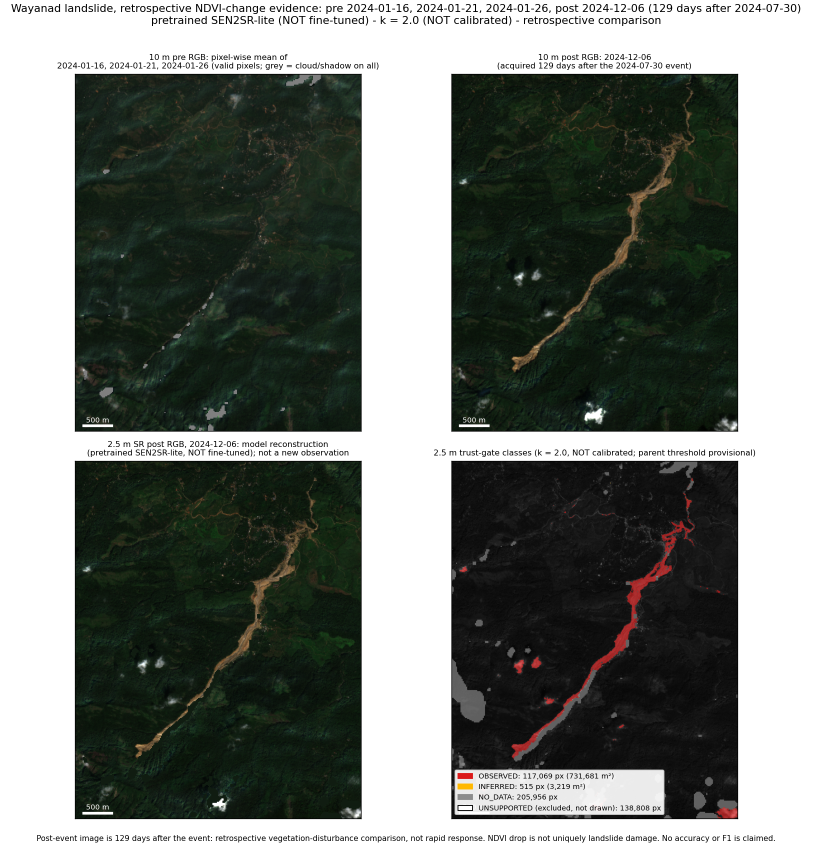
#> input picture experiments/wayanad_evidence/outputs/figure.png, 1625 x 1690 px (shown at 1/2 size)
$ python make_hero.py
#> lines starting #> are read from the running program, lines starting #| are printed output that depends on the picture; after the words box and inside, x2 and y2 are one past the last pixel; in counts of white or black regions, pixels touching at a corner belong together
"""Crop the four panels of the Wayanad evidence figure into a labelled README hero strip.

Input:  experiments/wayanad_evidence/outputs/figure.png (real Sentinel-2 / SR outputs, step 5 of the evidence run)
Output: docs/media/wayanad_hero.png
"""
from pathlib import Path

import numpy as np
from PIL import Image, ImageDraw, ImageFont

ROOT = Path(__file__).resolve().parents[1]
SRC = ROOT / "experiments" / "wayanad_evidence" / "outputs" / "figure.png"
OUT = ROOT / "docs" / "media" / "wayanad_hero.png"
LABELS = ["BEFORE · 10 m · Jan 2024", "AFTER · 10 m · 6 Dec 2024",
          "AFTER · 2.5 m SR (model reconstruction)", "TRUST GATE · observed change in red"]


def runs(idx):
    out, s, p = [], idx[0], idx[0]
    for v in idx[1:]:
        if v != p + 1:
            out.append((s, p))
            s = v
        p = v
    out.append((s, p))
    return [r for r in out if r[1] - r[0] > 200]


def font(size):
    for name in ("DejaVuSans-Bold.ttf", "arialbd.ttf", "Arial Bold.ttf"):
        try:
            return ImageFont.truetype(name, size)
        except OSError:
            continue
    return ImageFont.load_default()


def main():
    im = Image.open(SRC).convert("RGB")
    dark = np.asarray(im).astype(int).sum(2) < 120
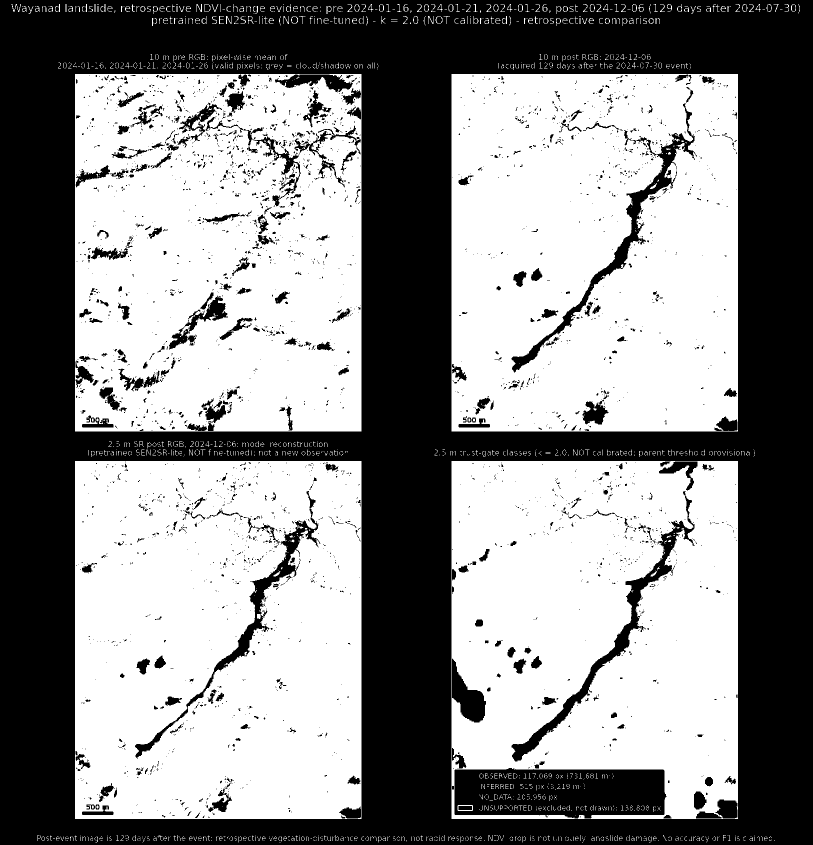
#> dark: shape (1690, 1625) bool (shown at 1/2 size); 54.9% white; 2934 black regions (2504 under 20 px), largest, box (x1, y1, x2, y2) and area: (0, 0, 1625, 1690) 1091138, (909, 1536, 1333, 1637) 36480, (1023, 982, 1390, 1523) 11886
    cols = runs(np.where(dark.mean(0) > 0.35)[0])
#> in runs, `out, s, p = [], idx[0], idx[0]`: out = []; s = 150
#> the loop in runs, `for v in idx[1:]:` made 1145 passes
#> s on pass 573: 903
#> after the loop in runs, `for v in idx[1:]:`: out = [(150, 722)]
#> cols = [(150, 722), (903, 1475)]
    rows = runs(np.where(dark.mean(1) > 0.25)[0])
#> the loop in runs (call 2), `for v in idx[1:]:` made 1431 passes
#> s on passes 1, 716: 148, 922
#> rows = [(148, 862), (922, 1637)]
    boxes = [(c0 + 2, r0 + 2, c1 - 1, r1 - 1) for (r0, r1) in rows for (c0, c1) in cols]
#> boxes = [(152, 150, 721, 861), (905, 150, 1474, 861), (152, 924, 721, 1636), (905, 924, 1474, 1636)]
    panels = [im.crop(b) for b in boxes]
#> panels = 4 items
    w, h = panels[0].size
#> w = 569; h = 711
    gap, bar = 8, 34
    strip = Image.new("RGB", (4 * w + 3 * gap, h + bar), "#0d1117")
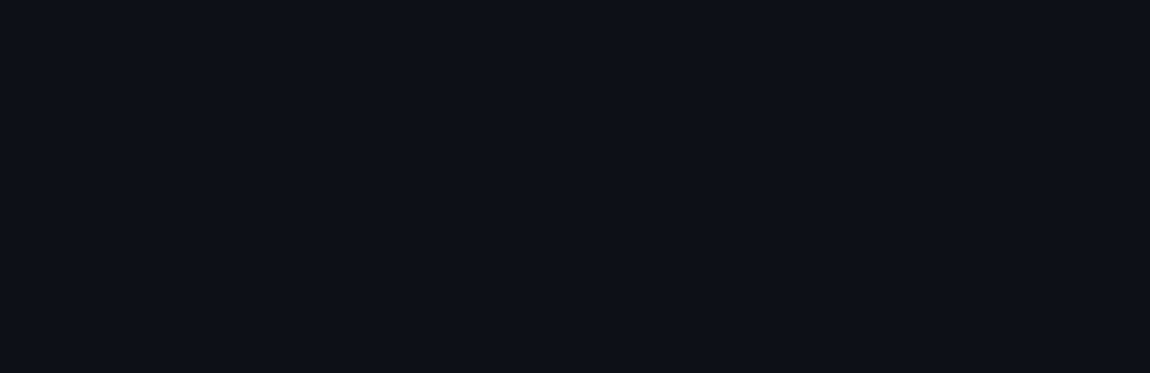
#> strip: PIL image 2300x745 RGB (shown at 1/2 size); mean R, G, B 13, 17, 23
    d = ImageDraw.Draw(strip)
    f = font(17)
    for i, (p, label) in enumerate(zip(panels, LABELS)):
        x = i * (w + gap)
        strip.paste(p.resize((w, h)), (x, bar))
        d.text((x + 10, 8), label, fill="#f0efec", font=f)
#> this loop made 4 passes
#> (label, x) on passes 1 to 4: ('BEFORE · 10 m · Jan 2024', 0), ('AFTER · 10 m · 6 Dec 2024', 577), ('AFTER · 2.5 m SR (model reconstruction)', 1154), ('TRUST GATE · observed change in red', 1731)
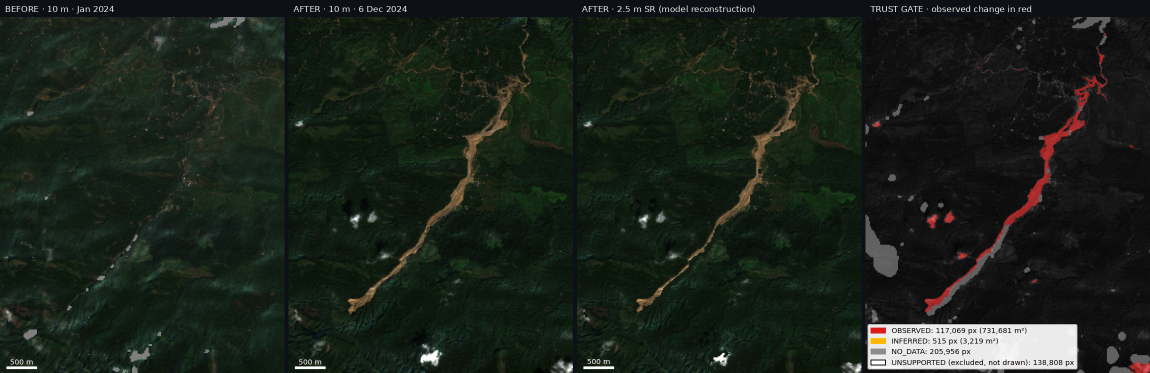
#> strip: PIL image 2300x745 RGB (shown at 1/2 size); mean R, G, B 26.9, 34.5, 26.6
    OUT.parent.mkdir(parents=True, exist_ok=True)
    strip.save(OUT, optimize=True)
    print("wrote", OUT.relative_to(ROOT), strip.size)
#| wrote docs/media/wayanad_hero.png (2300, 745)


if __name__ == "__main__":
    main()
